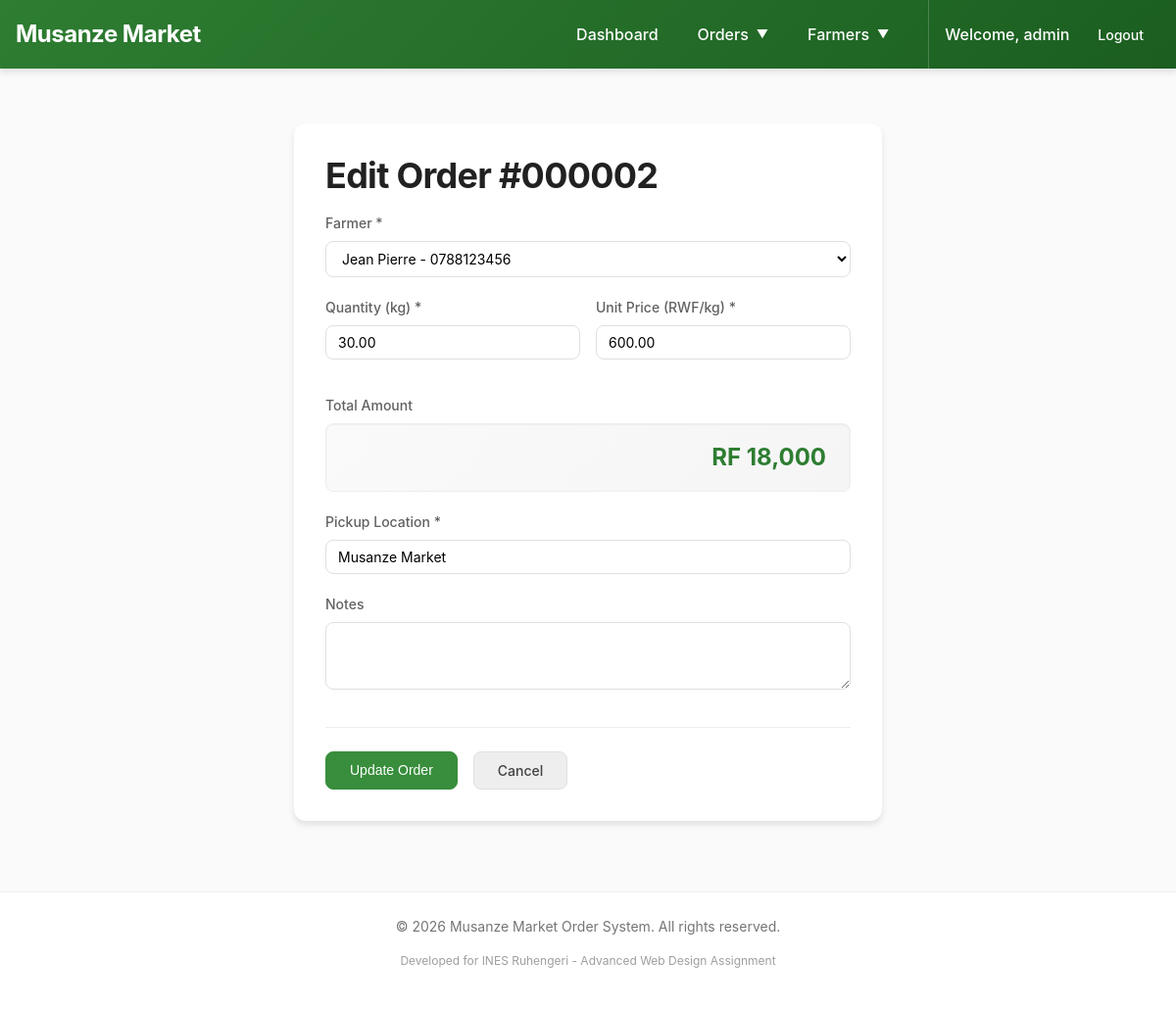
Page /public/index.php?page=orders&action=edit&id=2 (signed in) on the committed database.
### tables this page shows
CREATE TABLE orders (
    id INT PRIMARY KEY AUTO_INCREMENT,
    farmer_id INT NOT NULL,
    quantity DECIMAL(10,2) NOT NULL,
    unit_price DECIMAL(10,2) NOT NULL,
    total_amount DECIMAL(10,2) GENERATED ALWAYS AS (quantity * unit_price) STORED,
    pickup_location VARCHAR(255) NOT NULL,
    status ENUM('pending', 'completed', 'cancelled') DEFAULT 'pending',
    notes TEXT,
    created_at TIMESTAMP DEFAULT CURRENT_TIMESTAMP,
    updated_at TIMESTAMP NULL ON UPDATE CURRENT_TIMESTAMP,
    FOREIGN KEY (farmer_id) REFERENCES farmers(id) ON DELETE RESTRICT,
    INDEX idx_status (status),
    INDEX idx_created (created_at),
    INDEX idx_farmer (farmer_id)
);

CREATE TABLE farmers (
    id INT PRIMARY KEY AUTO_INCREMENT,
    full_name VARCHAR(100) NOT NULL,
    phone VARCHAR(20) NOT NULL,
    location VARCHAR(100),
    created_at TIMESTAMP DEFAULT CURRENT_TIMESTAMP,
    INDEX idx_phone (phone),
    INDEX idx_name (full_name)
);

### app/controllers/OrderController.php (called while the page is built, shortened)
<?php
require_once __DIR__ . '/../models/Order.php';
require_once __DIR__ . '/../models/Farmer.php';
class OrderController extends AuthController {
    private $orderModel;
    private $farmerModel;
    public function __construct() {
        $this->orderModel = new Order();
        $this->farmerModel = new Farmer();
    }
    public function edit() {
        $id = $_GET['id'] ?? 0;
        $order = $this->orderModel->getById($id);
        $farmers = $this->farmerModel->getAll();
        $errors = [];
        require_once __DIR__ . '/../views/orders/edit.php';
    }
}
?>

### app/config/database.php (called while the page is built, shortened)
<?php
class Database {
    private static $instance = null;
    private $connection;
    public static function getInstance() {
        if (self::$instance === null) {
            self::$instance = new self();
        }
        return self::$instance;
    }
    private function connect() {
        try {
            $this->connection = new mysqli(DB_HOST, DB_USER, DB_PASS, DB_NAME);
            $this->connection->set_charset("utf8mb4");
        } catch (Exception $e) {
            die("Database connection error: " . $e->getMessage());
        }
    }
    public function getConnection() {
        return $this->connection;
    }
}
?>

### app/models/Order.php (called while the page is built, shortened)
<?php
require_once __DIR__ . '/../config/database.php';
class Order {
    private $conn;
    public function __construct() {
        $this->db = Database::getInstance();
        $this->conn = $this->db->getConnection();
    }
    public function getById($id) {
        $stmt = $this->conn->prepare("
            SELECT o.*,
                   f.full_name as farmer_name,
                   f.phone as farmer_phone,
                   f.location
            FROM orders o
            JOIN farmers f ON o.farmer_id = f.id
            WHERE o.id = ?
        ");
        $stmt->bind_param("i", $id);
        $stmt->execute();
        $result = $stmt->get_result();
        return $result->fetch_assoc();
    }
}
?>

### app/models/Farmer.php (called while the page is built, shortened)
<?php
require_once __DIR__ . '/../config/database.php';
class Farmer {
    private $conn;
    public function __construct() {
        $this->db = Database::getInstance();
        $this->conn = $this->db->getConnection();
    }
    public function getAll($limit = null, $offset = 0) {
        $sql = "SELECT * FROM farmers ORDER BY created_at DESC";
        if ($limit !== null) {
            $sql .= " LIMIT ? OFFSET ?";
            $stmt = $this->conn->prepare($sql);
            $stmt->bind_param("ii", $limit, $offset);
            $stmt->execute();
            $result = $stmt->get_result();
        } else {
            $result = $this->conn->query($sql);
        }
        return $result->fetch_all(MYSQLI_ASSOC);
    }
}
?>

### app/views/orders/edit.php (the view, shortened to what this page needs)
<?php
require_once __DIR__ . '/../layouts/header.php';
?>
<div class="form-container">
    <h1>Edit Order #<?= str_pad($order['id'], 6, '0', STR_PAD_LEFT) ?></h1>
    <form method="POST"
          action="<?= BASE_URL ?>/index.php?page=orders&action=edit&id=<?= $order['id'] ?>"
          class="form" id="orderForm" novalidate>
        <div class="form-group">
            <label for="farmer_id">Farmer *</label>
            <select name="farmer_id"
                    id="farmer_id"
                    required
                    class="<?= isset($errors['farmer_id']) ? 'is-invalid' : '' ?>">
                <?php foreach ($farmers as $farmer): ?>
                    <option value="<?= $farmer['id'] ?>"
                        <?= (($_POST['farmer_id'] ?? $order['farmer_id']) == $farmer['id']) ? 'selected' : '' ?>>
                        <?= htmlspecialchars($farmer['full_name']) ?> - <?= htmlspecialchars($farmer['phone']) ?>
                    </option>
                <?php endforeach; ?>
            </select>
        </div>
        <div class="form-row">
            <div class="form-group">
                <label for="quantity">Quantity (kg) *</label>
                <input type="number"
                       id="quantity"
                       name="quantity"
                       value="<?= htmlspecialchars($_POST['quantity'] ?? $order['quantity']) ?>"
                       required
                       min="0.01"
                       step="0.01"
                       class="<?= isset($errors['quantity']) ? 'is-invalid' : '' ?>">
            </div>
            <div class="form-group">
                <label for="unit_price">Unit Price (RWF/kg) *</label>
                <input type="number"
                       id="unit_price"
                       name="unit_price"
                       value="<?= htmlspecialchars($_POST['unit_price'] ?? $order['unit_price']) ?>"
                       required
                       min="1"
                       step="1"
                       class="<?= isset($errors['unit_price']) ? 'is-invalid' : '' ?>">
            </div>
        </div>
        <div class="form-group">
            <label for="total_display">Total Amount</label>
            <div class="total-preview" id="totalDisplay">
            </div>
        </div>
        <div class="form-group">
            <label for="pickup_location">Pickup Location *</label>
            <input type="text"
                   id="pickup_location"
                   name="pickup_location"
                   value="<?= htmlspecialchars($_POST['pickup_location'] ?? $order['pickup_location']) ?>"
                   required
                   class="<?= isset($errors['pickup_location']) ? 'is-invalid' : '' ?>">
        </div>
        <div class="form-group">
            <label for="notes">Notes</label>
            <textarea id="notes"
                      name="notes"
                      rows="3"><?= htmlspecialchars($_POST['notes'] ?? $order['notes'] ?? '') ?></textarea>
        </div>
        <div class="form-actions">
            <button type="submit" class="btn btn-primary">Update Order</button>
            <a href="<?= BASE_URL ?>/index.php?page=orders&action=view&id=<?= $order['id'] ?>"
               class="btn btn-secondary">
                Cancel
            </a>
        </div>
    </form>
</div>
<?php require_once __DIR__ . '/../layouts/footer.php'; ?>

### public/assets/css/style.css (style rules this page uses)
:root { --primary-50: #e8f5e9; --primary-100: #c8e6c9; --primary-200: #a5d6a7; --primary-300: #81c784; --primary-400: #66bb6a; --primary-500: #4caf50; --primary-600: #43a047; --primary-700: #388e3c; --primary-800: #2e7d32; --primary-900: #1b5e20; --accent-amber: #ff8f00; --accent-brown: #795548; --accent-terracotta: #d84315; --success: #2e7d32; --success-light: #4caf50; --warning: #f57c00; --warning-light: #ffb74d; --danger: #c62828; --danger-light: #ef5350; --info: #0288d1; --info-light: #4fc3f7; --white: #ffffff; --gray-50: #fafafa; --gray-100: #f5f5f5; --gray-200: #eeeeee; --gray-300: #e0e0e0; --gray-400: #bdbdbd; --gray-500: #9e9e9e; --gray-600: #757575; --gray-700: #616161; --gray-800: #424242; --gray-900: #212121; --black: #000000; --space-1: 4px; --space-2: 8px; --space-3: 12px; --space-4: 16px; --space-5: 20px; --space-6: 24px; --space-8: 32px; --space-10: 40px; --space-12: 48px; --space-16: 64px; --space-20: 80px; --space-24: 96px; --text-xs: 0.75rem; --text-sm: 0.875rem; --text-base: 1rem; --text-lg: 1.125rem; --text-xl: 1.25rem; --text-2xl: 1.5rem; --text-3xl: 1.875rem; --text-4xl: 2.25rem; --font-light: 300; --font-normal: 400; --font-medium: 500; --font-semibold: 600; --font-bold: 700; --radius-sm: 4px; --radius-md: 8px; --radius-lg: 12px; --radius-xl: 16px; --radius-full: 9999px; --shadow-xs: 0 1px 2px rgba(0, 0, 0, 0.05); --shadow-sm: 0 1px 3px rgba(0, 0, 0, 0.1); --shadow-md: 0 4px 6px rgba(0, 0, 0, 0.1); --shadow-lg: 0 10px 15px rgba(0, 0, 0, 0.1); --shadow-xl: 0 20px 25px rgba(0, 0, 0, 0.15); --transition-fast: 150ms ease; --transition-base: 250ms ease; --transition-slow: 350ms ease; --container-max-width: 1280px; --header-height: 70px; --sidebar-width: 250px; }
*, *::before, *::after { margin: 0; padding: 0; box-sizing: border-box; }
html { font-size: 16px; scroll-behavior: smooth; -webkit-font-smoothing: antialiased; -moz-osx-font-smoothing: grayscale; }
body { font-family: -apple-system, BlinkMacSystemFont, 'Segoe UI', Roboto, Oxygen, Ubuntu, Cantarell, sans-serif; font-size: var(--text-base); font-weight: var(--font-normal); line-height: 1.5; color: var(--gray-900); background-color: var(--gray-50); min-height: 100vh; display: flex; flex-direction: column; }
h1, h2, h3, h4, h5, h6 { font-weight: var(--font-semibold); line-height: 1.2; margin-bottom: var(--space-4); color: var(--gray-900); }
h1 { font-size: var(--text-4xl); font-weight: var(--font-bold); letter-spacing: -0.02em; }
a { color: var(--primary-700); text-decoration: none; transition: color var(--transition-fast); }
.btn { display: inline-flex; align-items: center; justify-content: center; padding: var(--space-2) var(--space-6); border-radius: var(--radius-md); font-size: var(--text-sm); font-weight: var(--font-medium); line-height: 1.5; text-align: center; text-decoration: none; cursor: pointer; border: 1px solid transparent; transition: all var(--transition-fast); gap: var(--space-2); white-space: nowrap; }
.btn-primary { background-color: var(--primary-700); color: var(--white); border-color: var(--primary-700); }
.btn-secondary { background-color: var(--gray-200); color: var(--gray-800); border-color: var(--gray-300); }
.form-container { max-width: 600px; margin: var(--space-8) auto; background: var(--white); padding: var(--space-8); border-radius: var(--radius-lg); box-shadow: var(--shadow-md); }
.form-group { margin-bottom: var(--space-5); }
.form-row { display: grid; grid-template-columns: 1fr 1fr; gap: var(--space-4); margin-bottom: var(--space-4); }
label { display: block; margin-bottom: var(--space-2); font-weight: var(--font-medium); color: var(--gray-700); font-size: var(--text-sm); }
input, select, textarea { width: 100%; padding: var(--space-2) var(--space-3); border: 1px solid var(--gray-300); border-radius: var(--radius-md); font-size: var(--text-sm); font-family: inherit; transition: all var(--transition-fast); background-color: var(--white); }
.form-actions { display: flex; gap: var(--space-4); margin-top: var(--space-8); padding-top: var(--space-6); border-top: 1px solid var(--gray-200); }
.total-preview { background: linear-gradient(135deg, var(--gray-50), var(--gray-100)); padding: var(--space-4) var(--space-6); border-radius: var(--radius-md); font-size: var(--text-2xl); font-weight: var(--font-bold); color: var(--primary-700); text-align: right; border: 1px solid var(--gray-200); box-shadow: inset var(--shadow-xs); }

### rows in the picture
orders: id "000002", farmer_id "Jean Pierre - 0788123456", quantity "30.00", unit_price "600.00", pickup_location "Musanze Market"

### other values in the picture
$_SESSION['username'] "admin"
